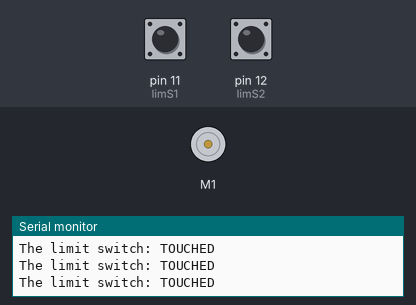
Simulated run of this sketch. Board: Arduino Uno, built with avr-gcc and run on an emulated ATmega328P. On the bench: DC motor (green arrow = forward, orange = backward, longer = faster), the last lines printed to the serial monitor. The test bench sets the inputs (shaded band); at power-on: pin 12 (limS2) HIGH, pin 11 (limS1) HIGH.

Above: at 1.2 s.
1.3 s: pin 12 (limS2) pulled LOW for 1 s
At 1.94 s:
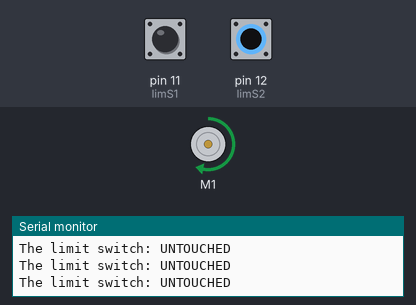
4.3 s: pin 12 (limS2) pulled LOW for 0.15 s
At 5.7 s:
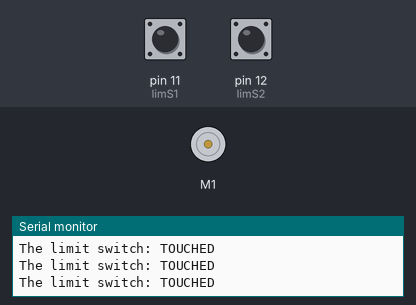
7.4 s: pin 12 (limS2) pulled LOW for 3.2 s
At 8.04 s:
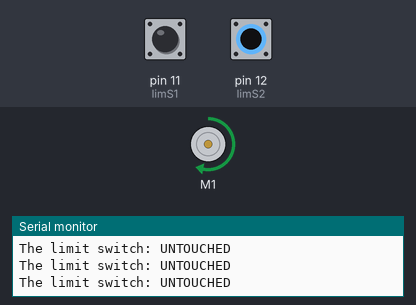
13.6 s: pin 12 (limS2) pulsed LOW 2 times (0.12 s each, 0.3 s apart)
At 15.2 s:
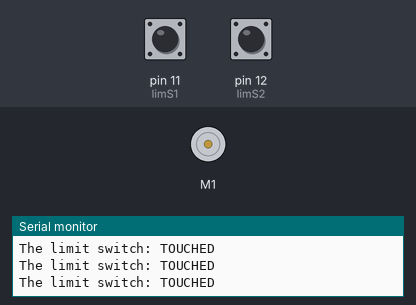
17.2 s: pin 12 (limS2) pulsed LOW 5 times (0.12 s each, 0.3 s apart)
At 17.48 s:
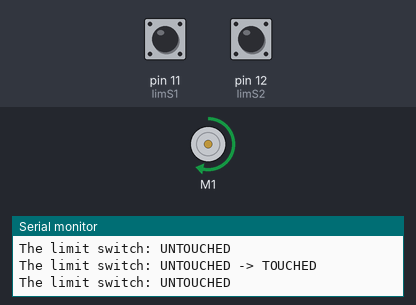
Timing chart, 0 to 20.3 s (numbered marks = the images above; inputs shaded):
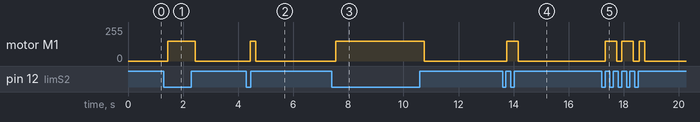

Measured:
- after the input at 1.3 s, motor M1: stopped → forward 150/255 after 0.15 s, → stopped 1.0 s later
- after the input at 4.3 s, motor M1: stopped → forward 150/255 after 0.13 s, → stopped 0.20 s later
- after the input at 7.4 s, motor M1: stopped → forward 150/255 after 0.15 s, → stopped 3.2 s later
- after the input at 13.6 s, motor M1: stopped → forward 150/255 after 0.15 s, → stopped 0.41 s later
- after the input at 17.2 s, motor M1: goes forward 150/255 0.41 s, stopped 0.19 s, forward 150/255 0.41 s, stopped 0.21 s, forward 150/255 0.20 s, then stopped, starting after 0.13 s

The sketch:

DC_with_switches.ino
```cpp
#include <Adafruit_MotorShield.h>
#include <ezButton.h>

// Create the motor shield object with the default I2C address
Adafruit_MotorShield AFMS = Adafruit_MotorShield();
// Or, create it with a different I2C address (say for stacking)
// Adafruit_MotorShield AFMS = Adafruit_MotorShield(0x61);

// Select which 'port' M1, M2, M3 or M4. In this case, M1
Adafruit_DCMotor *DCmotor = AFMS.getMotor(1);
// You can also make another motor on port M2
//Adafruit_DCMotor *myOtherMotor = AFMS.getMotor(2);

ezButton limS1(11);  // create ezButton object that attach to pin 11;
ezButton limS2(12);  // create ezButton object that attach to pin 12;

void setup() {
  Serial.begin(9600);           // set up Serial library at 9600 bps
  Serial.println("Adafruit Motorshield v2 - DC Motor test!");

  if (!AFMS.begin()) {         // create with the default frequency 1.6KHz
    Serial.println("Could not find Motor Shield. Check wiring.");
    while (1);
  }
  Serial.println("Motor Shield found.");

  // Set the speed to start, from 0 (off) to 255 (max speed)
  DCmotor->setSpeed(0);

  limS1.setDebounceTime(50); // set debounce time to 50 milliseconds
  limS2.setDebounceTime(50); // set debounce time to 50 milliseconds
}

void loop() {
  limS1.loop(); // MUST call the loop() function first
  limS2.loop(); // MUST call the loop() function first

  if(limS2.isPressed())
    Serial.println("The limit switch: UNTOUCHED -> TOUCHED");

  if(limS2.isReleased())
    Serial.println("The limit switch: TOUCHED -> UNTOUCHED");
    DCmotor->run(FORWARD);

  int state = limS2.getState();
  if(state == LOW){
    Serial.println("The limit switch: UNTOUCHED");
    DCmotor->setSpeed(150);
    DCmotor->run(FORWARD);
    delay(100);
    DCmotor->setSpeed(0);
  }
  else {
    Serial.println("The limit switch: TOUCHED");
    DCmotor->setSpeed(0);
  }


}
```
